Frame 1 (no input): blank canvas, image omitted
Frame 60 (no input): blank canvas, image omitted
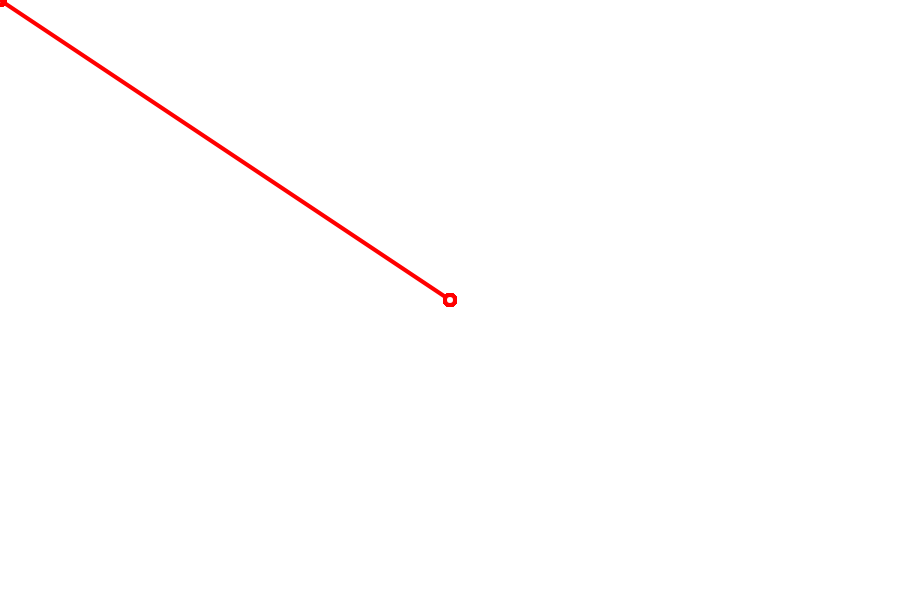
Frame 120 (the mouse pressed at the canvas centre since frame 60)

The p5.js sketch whose frames 1 and 60 were blank and that drew this single picture after the mouse press (run headless with seeded random() and noise() and a simulated clock; from frame 60 on, the mouse is pressed at the canvas centre):

// p5.js sketch
// ── sketch.js
function setup() {
  createCanvas(900,600);
  strokeWeight(4);
  stroke(255,0,0);
}

function draw() {
  line(mouseX,mouseY,pmouseX,pmouseY);
  ellipse(mouseX,mouseY,10,10);
  
}
